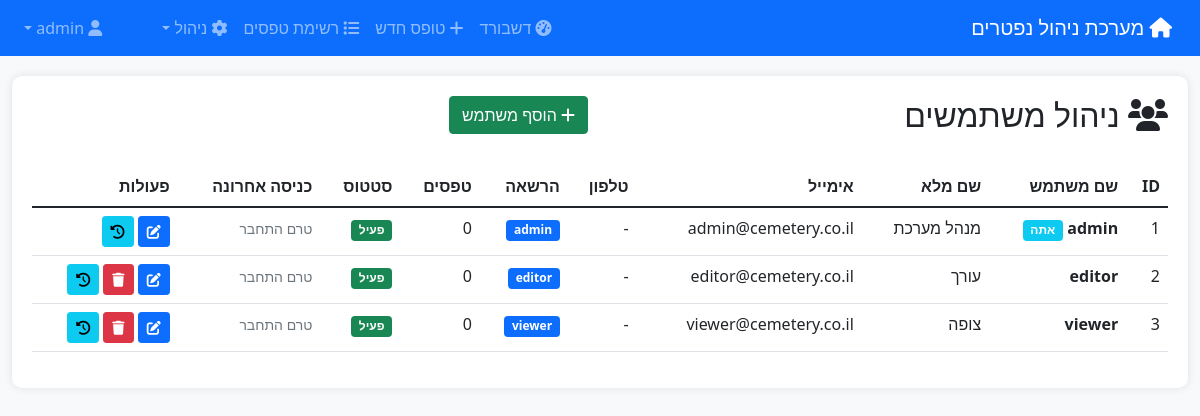
Page /admin/users.php (signed in) on the committed database.
### tables this page shows
CREATE TABLE IF NOT EXISTS `users` (
  `id` INT(11) NOT NULL AUTO_INCREMENT,
  `username` VARCHAR(50) NOT NULL UNIQUE,
  `password` VARCHAR(255) NOT NULL,
  `email` VARCHAR(100),
  `full_name` VARCHAR(255),
  `phone` VARCHAR(20),
  `permission_level` INT(11) NOT NULL DEFAULT 1,
  `is_active` BOOLEAN DEFAULT TRUE,
  `last_login` TIMESTAMP NULL,
  `created_at` TIMESTAMP DEFAULT CURRENT_TIMESTAMP,
  `updated_at` TIMESTAMP DEFAULT CURRENT_TIMESTAMP ON UPDATE CURRENT_TIMESTAMP,
  PRIMARY KEY (`id`),
  INDEX `idx_username` (`username`),
  INDEX `idx_permission_level` (`permission_level`),
  FOREIGN KEY (`permission_level`) REFERENCES `permissions`(`permission_level`)
);

### admin/users.php (the view, shortened to what this page needs)
<?php
$db = getDbConnection();
$stmt = $db->query("
    SELECT u.*, p.name as permission_name,
           (SELECT COUNT(*) FROM deceased_forms WHERE created_by = u.id) as forms_count
    FROM users u
    JOIN permissions p ON u.permission_level = p.permission_level
    ORDER BY u.id
");
$users = $stmt->fetchAll();
?>
<!DOCTYPE html>
<html dir="rtl" lang="he">
<head>
    <link href="https://cdn.jsdelivr.net/npm/bootstrap@5.1.3/dist/css/bootstrap.min.css" rel="stylesheet">
    <link href="https://cdnjs.cloudflare.com/ajax/libs/font-awesome/6.0.0-beta3/css/all.min.css" rel="stylesheet">
</head>
<body>
    <nav class="navbar navbar-expand-lg navbar-dark bg-primary">
        <div class="container-fluid">
            <a class="navbar-brand" href="../dashboard.php">
                <i class="fas fa-home"></i> מערכת ניהול נפטרים
            </a>
            <div class="collapse navbar-collapse" id="navbarNav">
                <ul class="navbar-nav me-auto">
                    <li class="nav-item">
                        <a class="nav-link" href="../dashboard.php">
                            <i class="fas fa-tachometer-alt"></i> דשבורד
                        </a>
                    </li>
                    <li class="nav-item">
                        <a class="nav-link" href="../form.php">
                            <i class="fas fa-plus"></i> טופס חדש
                        </a>
                    </li>
                    <li class="nav-item">
                        <a class="nav-link" href="../forms_list.php">
                            <i class="fas fa-list"></i> רשימת טפסים
                        </a>
                    </li>
                    <li class="nav-item dropdown active">
                        <a class="nav-link dropdown-toggle" href="#" id="adminDropdown" role="button" data-bs-toggle="dropdown">
                            <i class="fas fa-cog"></i> ניהול
                        </a>
                    </li>
                </ul>
                <ul class="navbar-nav">
                    <li class="nav-item dropdown">
                        <a class="nav-link dropdown-toggle" href="#" id="userDropdown" role="button" data-bs-toggle="dropdown">
                            <i class="fas fa-user"></i> <?= htmlspecialchars($_SESSION['username']) ?>
                        </a>
                    </li>
                </ul>
            </div>
        </div>
    </nav>
    <div class="container-fluid">
        <div class="content-wrapper">
            <div class="row mb-4">
                <div class="col">
                    <h2><i class="fas fa-users"></i> ניהול משתמשים</h2>
                </div>
                <div class="col text-end">
                    <button type="button" class="btn btn-success" data-bs-toggle="modal" data-bs-target="#addUserModal">
                        <i class="fas fa-plus"></i> הוסף משתמש
                    </button>
                </div>
            </div>
            <div class="table-responsive">
                <table class="table table-hover">
                    <thead>
                        <tr>
                            <th>ID</th>
                            <th>שם משתמש</th>
                            <th>שם מלא</th>
                            <th>אימייל</th>
                            <th>טלפון</th>
                            <th>הרשאה</th>
                            <th>טפסים</th>
                            <th>סטטוס</th>
                            <th>כניסה אחרונה</th>
                            <th>פעולות</th>
                        </tr>
                    </thead>
                    <tbody>
                        <?php foreach ($users as $user): ?>
                        <tr>
                            <td><?= $user['id'] ?></td>
                            <td>
                                <strong><?= htmlspecialchars($user['username']) ?></strong>
                                <?php if ($user['id'] == $_SESSION['user_id']): ?>
                                    <span class="badge bg-info">אתה</span>
                                <?php endif; ?>
                            </td>
                            <td><?= htmlspecialchars($user['full_name'] ?? '-') ?></td>
                            <td><?= htmlspecialchars($user['email'] ?? '-') ?></td>
                            <td><?= htmlspecialchars($user['phone'] ?? '-') ?></td>
                            <td>
                                <span class="badge bg-primary"><?= htmlspecialchars($user['permission_name']) ?></span>
                            </td>
                            <td><?= number_format($user['forms_count']) ?></td>
                            <td>
                                <?php if ($user['is_active']): ?>
                                    <span class="badge bg-success">פעיל</span>
                                <?php else: ?>
                                    <span class="badge bg-danger">לא פעיל</span>
                                <?php endif; ?>
                            </td>
                            <td>
                                <?php if ($user['last_login']): ?>
                                    <small><?= date('d/m/Y H:i', strtotime($user['last_login'])) ?></small>
                                <?php else: ?>
                                    <small class="text-muted">טרם התחבר</small>
                                <?php endif; ?>
                            </td>
                            <td>
                                <button type="button" class="btn btn-sm btn-primary"
                                        onclick="editUser(<?= htmlspecialchars(json_encode($user), ENT_QUOTES) ?>)">
                                    <i class="fas fa-edit"></i>
                                </button>
                                <?php if ($user['id'] != $_SESSION['user_id']): ?>
                                <button type="button" class="btn btn-sm btn-danger"
                                        onclick="deleteUser(<?= $user['id'] ?>, '<?= htmlspecialchars($user['username']) ?>')">
                                    <i class="fas fa-trash"></i>
                                </button>
                                <?php endif; ?>
                                <a href="user_activity.php?id=<?= $user['id'] ?>" class="btn btn-sm btn-info" title="היסטוריית פעילות">
                                    <i class="fas fa-history"></i>
                                </a>
                            </td>
                        </tr>
                        <?php endforeach; ?>
                    </tbody>
                </table>
            </div>
        </div>
    </div>
</body>
</html>

### admin/users.php (style rules this page uses)
body { background-color: #f8f9fa; }
.content-wrapper { background-color: white; border-radius: 10px; box-shadow: 0 0 10px rgba(0,0,0,0.1); padding: 20px; margin-top: 20px; }

### rows in the picture
users: id "1", username "admin", shows "אתה", full_name "מנהל מערכת", email "admin@cemetery.co.il", phone "-", permission_name "admin", forms_count "0", is_active "פעיל", shows "טרם התחבר"
users: id "2", username "editor", full_name "עורך", email "editor@cemetery.co.il", phone "-", permission_name "editor", forms_count "0", is_active "פעיל", shows "טרם התחבר"
users: id "3", username "viewer", full_name "צופה", email "viewer@cemetery.co.il", phone "-", permission_name "viewer", forms_count "0", is_active "פעיל", shows "טרם התחבר"
